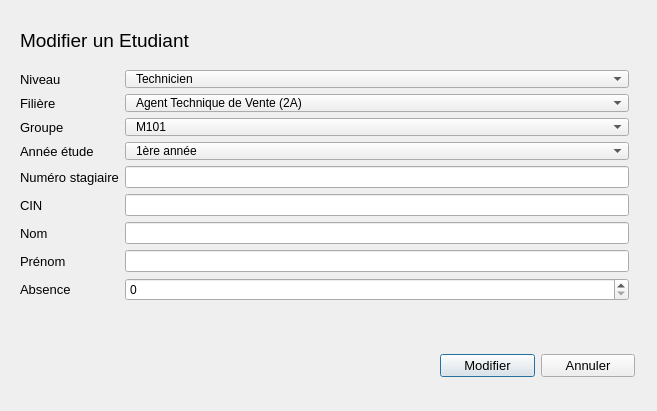
<?xml version="1.0" encoding="UTF-8"?>
<ui version="4.0">
 <class>Dialog</class>
 <widget class="QDialog" name="Dialog">
  <property name="geometry">
   <rect>
    <x>0</x>
    <y>0</y>
    <width>657</width>
    <height>411</height>
   </rect>
  </property>
  <property name="windowTitle">
   <string>Dialog</string>
  </property>
  <property name="modal">
   <bool>true</bool>
  </property>
  <widget class="QWidget" name="horizontalLayoutWidget">
   <property name="geometry">
    <rect>
     <x>440</x>
     <y>350</y>
     <width>195</width>
     <height>32</height>
    </rect>
   </property>
   <layout class="QHBoxLayout" name="horizontalLayout">
    <item>
     <widget class="QPushButton" name="ok">
      <property name="enabled">
       <bool>true</bool>
      </property>
      <property name="font">
       <font>
        <pointsize>10</pointsize>
       </font>
      </property>
      <property name="text">
       <string>Modifier</string>
      </property>
     </widget>
    </item>
    <item>
     <widget class="QPushButton" name="end">
      <property name="font">
       <font>
        <pointsize>10</pointsize>
       </font>
      </property>
      <property name="text">
       <string>Annuler</string>
      </property>
     </widget>
    </item>
   </layout>
  </widget>
  <widget class="QLabel" name="result">
   <property name="enabled">
    <bool>true</bool>
   </property>
   <property name="geometry">
    <rect>
     <x>30</x>
     <y>220</y>
     <width>171</width>
     <height>21</height>
    </rect>
   </property>
   <property name="font">
    <font>
     <pointsize>9</pointsize>
     <weight>75</weight>
     <bold>true</bold>
    </font>
   </property>
   <property name="text">
    <string/>
   </property>
  </widget>
  <widget class="QLabel" name="label">
   <property name="geometry">
    <rect>
     <x>20</x>
     <y>20</y>
     <width>221</width>
     <height>41</height>
    </rect>
   </property>
   <property name="font">
    <font>
     <pointsize>14</pointsize>
    </font>
   </property>
   <property name="text">
    <string>Modifier un Etudiant</string>
   </property>
  </widget>
  <widget class="QWidget" name="formLayoutWidget">
   <property name="geometry">
    <rect>
     <x>20</x>
     <y>70</y>
     <width>609</width>
     <height>263</height>
    </rect>
   </property>
   <layout class="QFormLayout" name="formLayout">
    <item row="1" column="0">
     <widget class="QLabel" name="niveauLabel_2">
      <property name="font">
       <font>
        <pointsize>10</pointsize>
       </font>
      </property>
      <property name="text">
       <string>Niveau   </string>
      </property>
     </widget>
    </item>
    <item row="1" column="1">
     <widget class="QComboBox" name="niveau">
      <property name="font">
       <font>
        <pointsize>9</pointsize>
       </font>
      </property>
      <property name="styleSheet">
       <string notr="true">padding-left:10px;</string>
      </property>
      <item>
       <property name="text">
        <string>Technicien</string>
       </property>
      </item>
      <item>
       <property name="text">
        <string>Technicien spécialisé</string>
       </property>
      </item>
     </widget>
    </item>
    <item row="2" column="0">
     <widget class="QLabel" name="niveauLabel_3">
      <property name="font">
       <font>
        <pointsize>10</pointsize>
       </font>
      </property>
      <property name="text">
       <string>Filière</string>
      </property>
     </widget>
    </item>
    <item row="2" column="1">
     <widget class="QComboBox" name="filiere">
      <property name="font">
       <font>
        <pointsize>9</pointsize>
       </font>
      </property>
      <property name="styleSheet">
       <string notr="true">padding-left:10px;</string>
      </property>
      <item>
       <property name="text">
        <string>Agent Technique de Vente (2A)</string>
       </property>
      </item>
      <item>
       <property name="text">
        <string>Assistant Administratif (1A)</string>
       </property>
      </item>
      <item>
       <property name="text">
        <string>Chef de Chantiers Travaux Publics (1A)</string>
       </property>
      </item>
      <item>
       <property name="text">
        <string>Chef de Chantiers Travaux Publics (2A)</string>
       </property>
      </item>
      <item>
       <property name="text">
        <string>Développement Digital (1A)</string>
       </property>
      </item>
      <item>
       <property name="text">
        <string>Electricité de Bâtiment (1A)</string>
       </property>
      </item>
      <item>
       <property name="text">
        <string>Gestion des Entreprises (1A)</string>
       </property>
      </item>
      <item>
       <property name="text">
        <string>Infrastructure Digitale (1A)</string>
       </property>
      </item>
      <item>
       <property name="text">
        <string>Menuiserie (1A)</string>
       </property>
      </item>
      <item>
       <property name="text">
        <string>Menuiserie Aluminium (1A)</string>
       </property>
      </item>
      <item>
       <property name="text">
        <string>Peintre Vitrier (1A)</string>
       </property>
      </item>
      <item>
       <property name="text">
        <string>Plomberie Sanitaire (1A)</string>
       </property>
      </item>
      <item>
       <property name="text">
        <string>Technicien Comptable d'Entreprises (2A)</string>
       </property>
      </item>
      <item>
       <property name="text">
        <string>Technicien Dessinateur de Bâtiment (1A)</string>
       </property>
      </item>
      <item>
       <property name="text">
        <string>Technicien Dessinateur de Bâtiment (2A)</string>
       </property>
      </item>
      <item>
       <property name="text">
        <string>Technicien Spécialisé Conducteur de Travaux : Travaux Publics (1A)</string>
       </property>
      </item>
      <item>
       <property name="text">
        <string>Technicien Spécialisé Conducteur de Travaux : Travaux Publics (2A)</string>
       </property>
      </item>
      <item>
       <property name="text">
        <string>Technicien Spécialisé en Commerce (2A)</string>
       </property>
      </item>
      <item>
       <property name="text">
        <string>Technicien Spécialisé en Finance et Comptabilité (2A)</string>
       </property>
      </item>
      <item>
       <property name="text">
        <string>Technicien Spécialisé en Gestion des Entreprises (2A)</string>
       </property>
      </item>
      <item>
       <property name="text">
        <string>Technicien Spécialisé Géomètre Topographe (1A)</string>
       </property>
      </item>
      <item>
       <property name="text">
        <string>Technicien Spécialisé Géomètre Topographe (2A)</string>
       </property>
      </item>
      <item>
       <property name="text">
        <string>Technicien Spécialisé Gros Oeuvres (1A)</string>
       </property>
      </item>
      <item>
       <property name="text">
        <string>Technicien Spécialisé Gros Oeuvres (2A)</string>
       </property>
      </item>
      <item>
       <property name="text">
        <string>Techniques de Développement Informatique (2A)</string>
       </property>
      </item>
      <item>
       <property name="text">
        <string>Techniques de Secrétariat de Direction (2A)</string>
       </property>
      </item>
      <item>
       <property name="text">
        <string>Techniques des Réseaux Informatiques (2A)</string>
       </property>
      </item>
     </widget>
    </item>
    <item row="3" column="0">
     <widget class="QLabel" name="niveauLabel">
      <property name="font">
       <font>
        <pointsize>10</pointsize>
       </font>
      </property>
      <property name="text">
       <string>Groupe</string>
      </property>
     </widget>
    </item>
    <item row="3" column="1">
     <widget class="QComboBox" name="groupe">
      <property name="font">
       <font>
        <pointsize>9</pointsize>
       </font>
      </property>
      <property name="styleSheet">
       <string notr="true">padding-left:10px;</string>
      </property>
      <item>
       <property name="text">
        <string>M101</string>
       </property>
      </item>
      <item>
       <property name="text">
        <string>MA101</string>
       </property>
      </item>
      <item>
       <property name="text">
        <string>MA102</string>
       </property>
      </item>
      <item>
       <property name="text">
        <string>MA103</string>
       </property>
      </item>
      <item>
       <property name="text">
        <string>MA104</string>
       </property>
      </item>
      <item>
       <property name="text">
        <string>MA105</string>
       </property>
      </item>
      <item>
       <property name="text">
        <string>PS101</string>
       </property>
      </item>
      <item>
       <property name="text">
        <string>PS102</string>
       </property>
      </item>
      <item>
       <property name="text">
        <string>PV101</string>
       </property>
      </item>
      <item>
       <property name="text">
        <string>PV102</string>
       </property>
      </item>
      <item>
       <property name="text">
        <string>EB101</string>
       </property>
      </item>
      <item>
       <property name="text">
        <string>EB102</string>
       </property>
      </item>
      <item>
       <property name="text">
        <string>EB103</string>
       </property>
      </item>
      <item>
       <property name="text">
        <string>EB104</string>
       </property>
      </item>
      <item>
       <property name="text">
        <string>EB106</string>
       </property>
      </item>
      <item>
       <property name="text">
        <string>ATV201</string>
       </property>
      </item>
      <item>
       <property name="text">
        <string>ATV202</string>
       </property>
      </item>
      <item>
       <property name="text">
        <string>ATV203</string>
       </property>
      </item>
      <item>
       <property name="text">
        <string>CCTP101</string>
       </property>
      </item>
      <item>
       <property name="text">
        <string>CCTP201</string>
       </property>
      </item>
      <item>
       <property name="text">
        <string>TDB101</string>
       </property>
      </item>
      <item>
       <property name="text">
        <string>TDB102</string>
       </property>
      </item>
      <item>
       <property name="text">
        <string>TDB201</string>
       </property>
      </item>
      <item>
       <property name="text">
        <string>TDB202</string>
       </property>
      </item>
      <item>
       <property name="text">
        <string>TDB203</string>
       </property>
      </item>
      <item>
       <property name="text">
        <string>AA101</string>
       </property>
      </item>
      <item>
       <property name="text">
        <string>AA102</string>
       </property>
      </item>
      <item>
       <property name="text">
        <string>AA103</string>
       </property>
      </item>
      <item>
       <property name="text">
        <string>AA104</string>
       </property>
      </item>
      <item>
       <property name="text">
        <string>TSGE201</string>
       </property>
      </item>
      <item>
       <property name="text">
        <string>TSGE202</string>
       </property>
      </item>
      <item>
       <property name="text">
        <string>TSGE203</string>
       </property>
      </item>
      <item>
       <property name="text">
        <string>TSGE204</string>
       </property>
      </item>
      <item>
       <property name="text">
        <string>TSCTTP101</string>
       </property>
      </item>
      <item>
       <property name="text">
        <string>TSCTTP102</string>
       </property>
      </item>
      <item>
       <property name="text">
        <string>TSCTTP201</string>
       </property>
      </item>
      <item>
       <property name="text">
        <string>TSCTTP202</string>
       </property>
      </item>
      <item>
       <property name="text">
        <string>TSCTTP203</string>
       </property>
      </item>
      <item>
       <property name="text">
        <string>TSGO101</string>
       </property>
      </item>
      <item>
       <property name="text">
        <string>TSGO102</string>
       </property>
      </item>
      <item>
       <property name="text">
        <string>TSGO103</string>
       </property>
      </item>
      <item>
       <property name="text">
        <string>TSGO104</string>
       </property>
      </item>
      <item>
       <property name="text">
        <string>TSGO201</string>
       </property>
      </item>
      <item>
       <property name="text">
        <string>TSGO202</string>
       </property>
      </item>
      <item>
       <property name="text">
        <string>TSGT101</string>
       </property>
      </item>
      <item>
       <property name="text">
        <string>TSGT102</string>
       </property>
      </item>
      <item>
       <property name="text">
        <string>TSGT201</string>
       </property>
      </item>
      <item>
       <property name="text">
        <string>TSGT202</string>
       </property>
      </item>
      <item>
       <property name="text">
        <string>TSGT203</string>
       </property>
      </item>
      <item>
       <property name="text">
        <string>GE101</string>
       </property>
      </item>
      <item>
       <property name="text">
        <string>GE102</string>
       </property>
      </item>
      <item>
       <property name="text">
        <string>GE103</string>
       </property>
      </item>
      <item>
       <property name="text">
        <string>GE104</string>
       </property>
      </item>
      <item>
       <property name="text">
        <string>GE105</string>
       </property>
      </item>
      <item>
       <property name="text">
        <string>GE106</string>
       </property>
      </item>
      <item>
       <property name="text">
        <string>GE107</string>
       </property>
      </item>
     </widget>
    </item>
    <item row="4" column="0">
     <widget class="QLabel" name="niveauLabel_4">
      <property name="font">
       <font>
        <pointsize>10</pointsize>
       </font>
      </property>
      <property name="text">
       <string>Année étude</string>
      </property>
     </widget>
    </item>
    <item row="4" column="1">
     <widget class="QComboBox" name="annee">
      <property name="font">
       <font>
        <pointsize>9</pointsize>
       </font>
      </property>
      <property name="styleSheet">
       <string notr="true">padding-left:10px;</string>
      </property>
      <item>
       <property name="text">
        <string>1ère année</string>
       </property>
      </item>
      <item>
       <property name="text">
        <string>2ème année</string>
       </property>
      </item>
     </widget>
    </item>
    <item row="5" column="0">
     <widget class="QLabel" name="niveauLabel_5">
      <property name="font">
       <font>
        <pointsize>10</pointsize>
       </font>
      </property>
      <property name="text">
       <string>Numéro stagiaire</string>
      </property>
     </widget>
    </item>
    <item row="5" column="1">
     <widget class="QLineEdit" name="numero"/>
    </item>
    <item row="6" column="0">
     <widget class="QLabel" name="niveauLabel_6">
      <property name="font">
       <font>
        <pointsize>10</pointsize>
       </font>
      </property>
      <property name="text">
       <string>CIN</string>
      </property>
     </widget>
    </item>
    <item row="6" column="1">
     <widget class="QLineEdit" name="cin"/>
    </item>
    <item row="7" column="0">
     <widget class="QLabel" name="niveauLabel_7">
      <property name="font">
       <font>
        <pointsize>10</pointsize>
       </font>
      </property>
      <property name="text">
       <string>Nom</string>
      </property>
     </widget>
    </item>
    <item row="7" column="1">
     <widget class="QLineEdit" name="nom"/>
    </item>
    <item row="8" column="0">
     <widget class="QLabel" name="niveauLabel_8">
      <property name="font">
       <font>
        <pointsize>10</pointsize>
       </font>
      </property>
      <property name="text">
       <string>Prénom</string>
      </property>
     </widget>
    </item>
    <item row="8" column="1">
     <widget class="QLineEdit" name="prenom"/>
    </item>
    <item row="9" column="0">
     <widget class="QLabel" name="niveauLabel_9">
      <property name="font">
       <font>
        <pointsize>10</pointsize>
       </font>
      </property>
      <property name="text">
       <string>Absence</string>
      </property>
     </widget>
    </item>
    <item row="9" column="1">
     <widget class="QSpinBox" name="absence"/>
    </item>
   </layout>
  </widget>
 </widget>
 <resources/>
 <connections/>
</ui>
